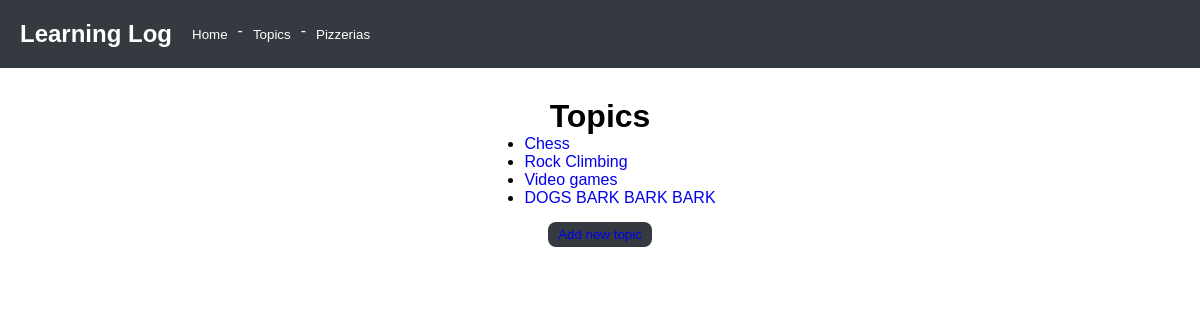
Before: /topics/ with the older database file.
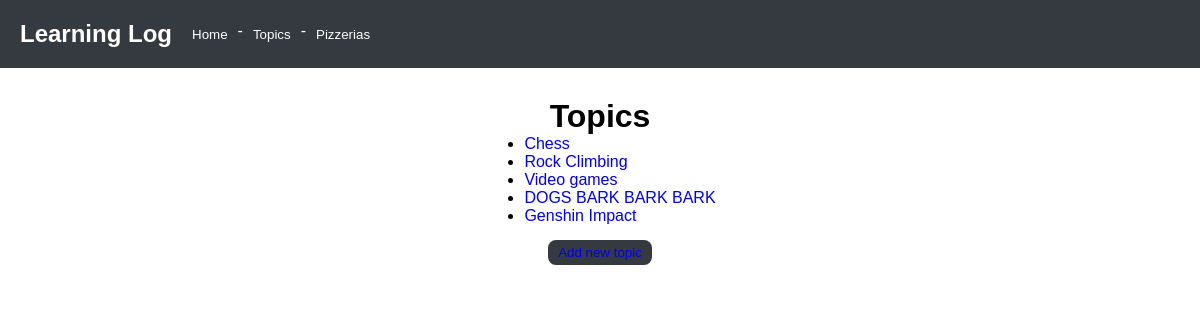
After: the same page with the newer database file.
### learning_logs/models.py (models this page shows)
class Topic(models.Model):
    text = models.CharField(max_length=200)
    date_added = models.DateTimeField(auto_now_add=True)
    def __str__(self): # returns a string of Topic.text
        return self.text

### learning_logs/views.py (the view)
# urls.py: path('topics/', views.topics, name='topics'),
def topics(request):
    topics = Topic.objects.order_by('date_added')
    context = {'topics':topics}
    return render(request, 'learning_logs/topics.html', context)

### learning_logs/templates/learning_logs/topics.html (shortened to what this page needs)
{% extends 'learning_logs/base.html' %}
        {% block content%}
        <h1>Topics</h1>
        <div>
            <ul>
                {% for topic in topics %}
                    <li>
                        <a href="{% url 'learning_logs:topic' topic.id %}">{{topic}}</a>
                    </li>
                    {% empty %}
                        <li>No topics have been added yet.</li>
                {% endfor %}
            </ul>
            <div class='btn'>
                <button><a class="add-topic-or-pizza" href="{% url 'learning_logs:new_topic' %}">Add new topic</a></button>
            </div>
        </div>
        {% endblock content %}

Changed rows visible on the page:
added Topic: text "Genshin Impact"
